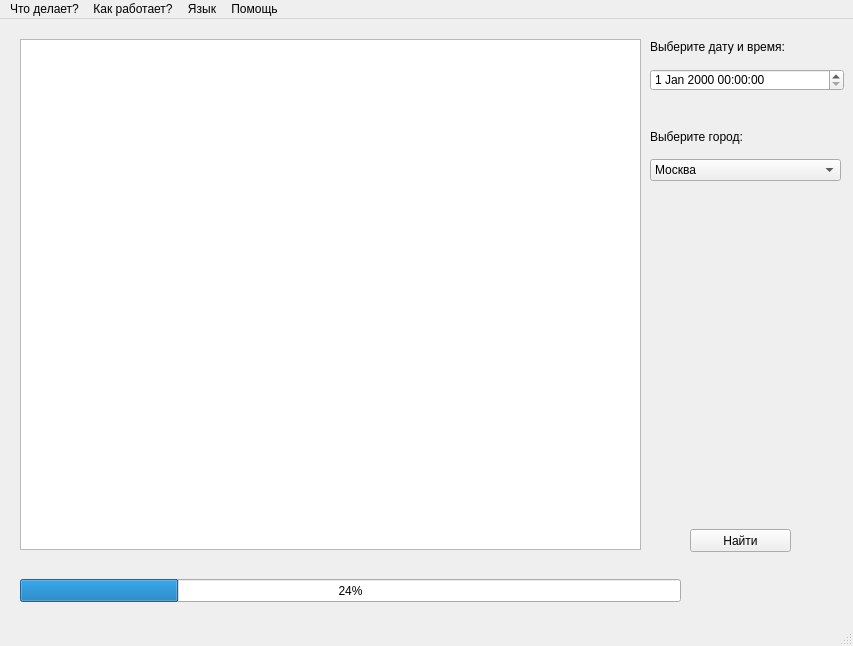
<?xml version="1.0" encoding="UTF-8"?>
<ui version="4.0">
 <class>MainWindow</class>
 <widget class="QMainWindow" name="MainWindow">
  <property name="geometry">
   <rect>
    <x>0</x>
    <y>0</y>
    <width>853</width>
    <height>646</height>
   </rect>
  </property>
  <property name="windowTitle">
   <string>MainWindow</string>
  </property>
  <widget class="QWidget" name="centralwidget">
   <widget class="QPushButton" name="pushButton">
    <property name="geometry">
     <rect>
      <x>690</x>
      <y>510</y>
      <width>101</width>
      <height>23</height>
     </rect>
    </property>
    <property name="text">
     <string>Найти</string>
    </property>
   </widget>
   <widget class="QDateTimeEdit" name="dateTimeEdit">
    <property name="geometry">
     <rect>
      <x>650</x>
      <y>50</y>
      <width>194</width>
      <height>22</height>
     </rect>
    </property>
   </widget>
   <widget class="QGraphicsView" name="graphicsView">
    <property name="geometry">
     <rect>
      <x>20</x>
      <y>20</y>
      <width>621</width>
      <height>511</height>
     </rect>
    </property>
   </widget>
   <widget class="QProgressBar" name="progressBar">
    <property name="geometry">
     <rect>
      <x>20</x>
      <y>560</y>
      <width>661</width>
      <height>23</height>
     </rect>
    </property>
    <property name="value">
     <number>24</number>
    </property>
   </widget>
   <widget class="QLabel" name="label">
    <property name="geometry">
     <rect>
      <x>650</x>
      <y>110</y>
      <width>191</width>
      <height>16</height>
     </rect>
    </property>
    <property name="text">
     <string>Выберите город:</string>
    </property>
   </widget>
   <widget class="QLabel" name="label_2">
    <property name="geometry">
     <rect>
      <x>650</x>
      <y>20</y>
      <width>191</width>
      <height>16</height>
     </rect>
    </property>
    <property name="text">
     <string>Выберите дату и время:</string>
    </property>
   </widget>
   <widget class="QComboBox" name="comboBox">
    <property name="geometry">
     <rect>
      <x>650</x>
      <y>140</y>
      <width>191</width>
      <height>22</height>
     </rect>
    </property>
    <item>
     <property name="text">
      <string>Москва</string>
     </property>
    </item>
    <item>
     <property name="text">
      <string>Сочи</string>
     </property>
    </item>
    <item>
     <property name="text">
      <string>Архангельск</string>
     </property>
    </item>
    <item>
     <property name="text">
      <string>Санкт-Петербург</string>
     </property>
    </item>
    <item>
     <property name="text">
      <string>Омск</string>
     </property>
    </item>
    <item>
     <property name="text">
      <string>Краснодар</string>
     </property>
    </item>
    <item>
     <property name="text">
      <string>Суздаль</string>
     </property>
    </item>
    <item>
     <property name="text">
      <string>Великий Устюг</string>
     </property>
    </item>
    <item>
     <property name="text">
      <string>Анапа</string>
     </property>
    </item>
   </widget>
  </widget>
  <widget class="QMenuBar" name="menubar">
   <property name="geometry">
    <rect>
     <x>0</x>
     <y>0</y>
     <width>853</width>
     <height>21</height>
    </rect>
   </property>
   <widget class="QMenu" name="menu">
    <property name="title">
     <string>Что делает?</string>
    </property>
   </widget>
   <widget class="QMenu" name="menu_2">
    <property name="title">
     <string>Как работает?</string>
    </property>
   </widget>
   <widget class="QMenu" name="menu_3">
    <property name="title">
     <string>Язык</string>
    </property>
   </widget>
   <widget class="QMenu" name="menu_4">
    <property name="title">
     <string>Помощь</string>
    </property>
   </widget>
   <addaction name="menu"/>
   <addaction name="menu_2"/>
   <addaction name="menu_3"/>
   <addaction name="menu_4"/>
  </widget>
  <widget class="QStatusBar" name="statusbar"/>
 </widget>
 <resources/>
 <connections/>
</ui>
